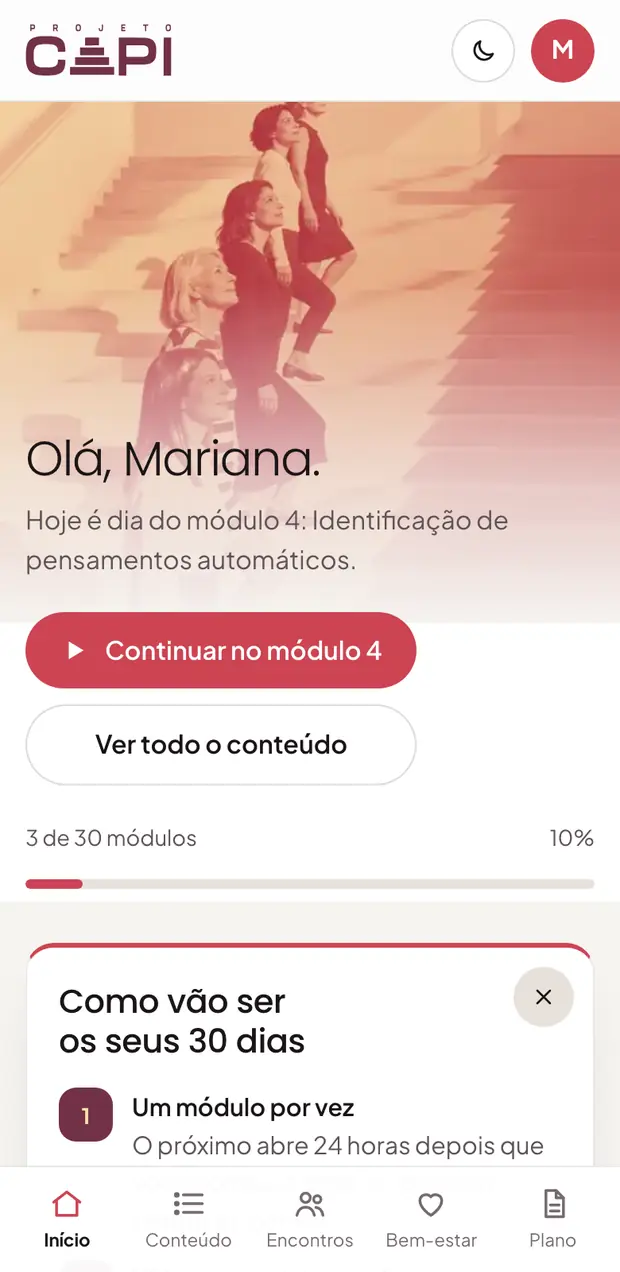
#> input picture assets/img/app-celular-v2.webp, 620 x 1272 px, given in place of pg1-000.png, which was not available
$ python build_assets.py ../assets/img/app-celular-v2.webp
#> lines starting #> are read from the running program, lines starting #| are printed output that depends on the picture
"""Gera as imagens WebP do site a partir das imagens extraídas do PGE 1 (pdfimages).
Uso: python3 tools/build_assets.py <pasta_com_pgN-000.png>"""
import sys, os
from PIL import Image
src = sys.argv[1]
out = os.path.join(os.path.dirname(__file__), '..', 'assets', 'img')
os.makedirs(out, exist_ok=True)

def load(name):
#> called with name = 'pg1-000.png'
    return Image.open(os.path.join(src, name)).convert('RGB')
#> returned value is the input picture: PIL image 620x1272 RGB; mean R, G, B 235.1, 209.6, 202.9

def save(im, name, w, q=72):
    h = round(im.height * w / im.width)
    im.resize((w, h), Image.LANCZOS).save(os.path.join(out, name), 'WEBP', quality=q, method=6)
    print(name, w, h, os.path.getsize(os.path.join(out, name)) // 1024, 'KB')

# Capa: três rostos, sem o logo (logo começa em ~y=1080)
capa = load('pg1-000.png').crop((0, 0, 1240, 1060))
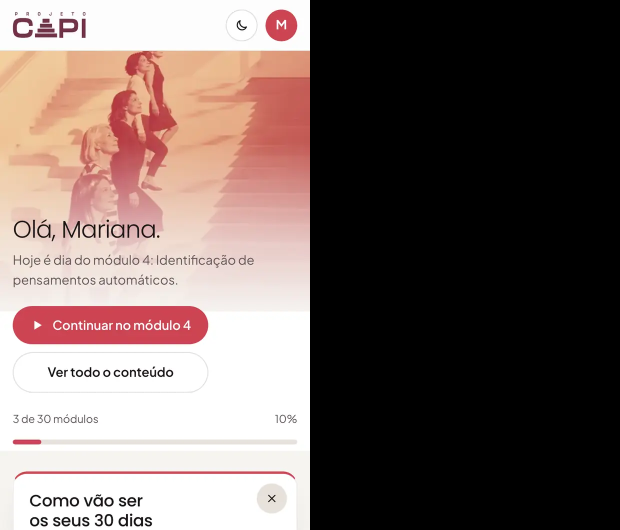
#> capa: PIL image 1240x1060 RGB (shown at 1/2 size); mean R, G, B 116.7, 101.6, 97.6
save(capa, 'hero-d.webp', 1240, 70)
#| hero-d.webp 1240 1060 25 KB
save(capa.crop((170, 0, 1053, 1060)), 'hero-m.webp', 720, 68)
#> call 2 of save, with name = 'hero-m.webp', w = 720, q = 68
#> in save (call 2), `im.resize((w, h), Image.LANCZOS).save(os.path.join(out, name), 'WEBP',..`:
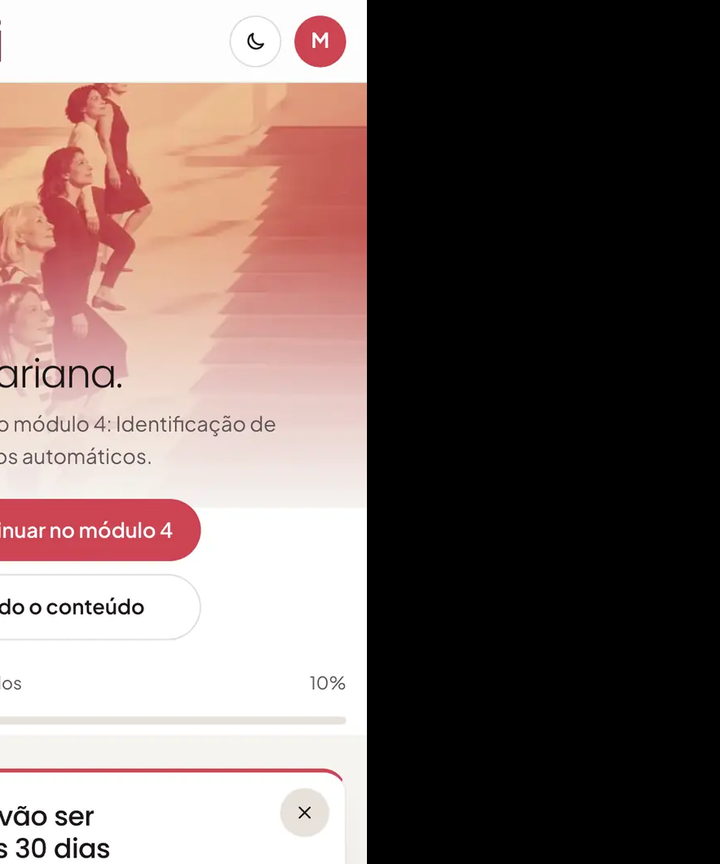
#> saved as hero-m.webp: PIL image 720x864 RGB; mean R, G, B 119, 102.8, 99.3
#| hero-m.webp 720 864 12 KB
save(capa.crop((170, 0, 1053, 1060)), 'hero-s.webp', 480, 66)
#| hero-s.webp 480 576 7 KB

# Aberturas de capítulo: o logo fica entre ~15% e 29% da altura; recortar abaixo
def below(name):
#> called with name = 'pg91-000.png'
    im = load(name)
#> call 2 of load, with name = 'pg91-000.png'
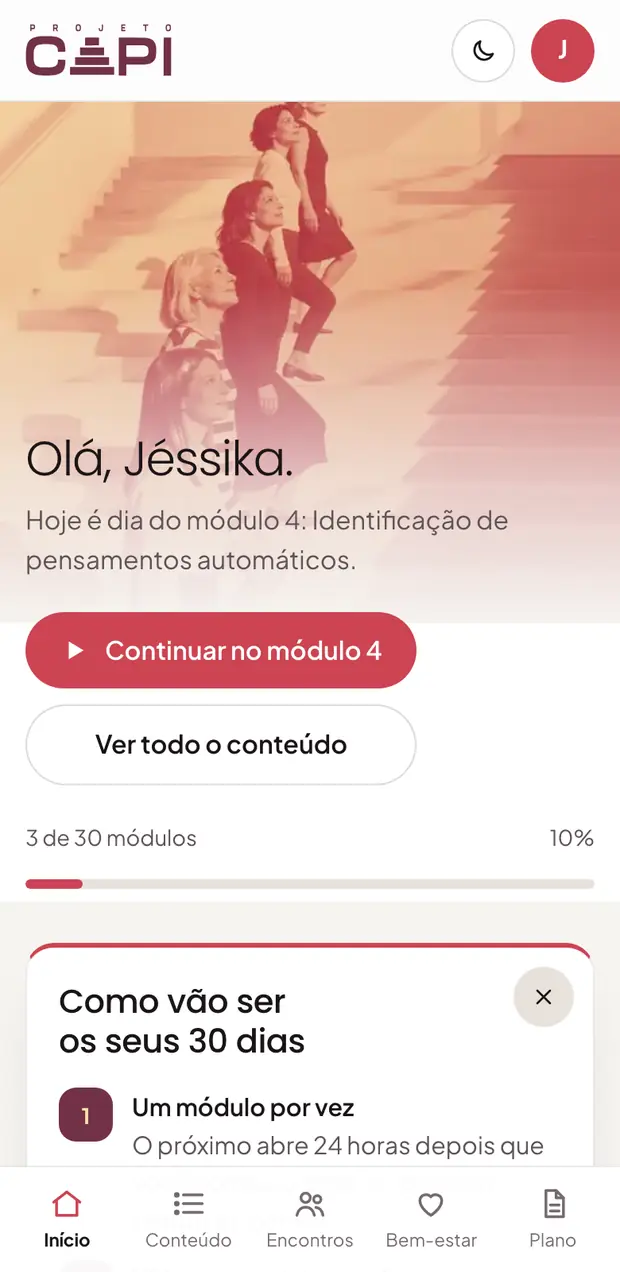
#> input picture assets/img/app-celular-v3.webp, 620 x 1272 px, given in place of pg91-000.png, which was not available
#> in load, returned value is the input picture: PIL image 620x1272 RGB; mean R, G, B 235.1, 209.6, 203
    return im.crop((0, int(im.height * 0.31), im.width, im.height))
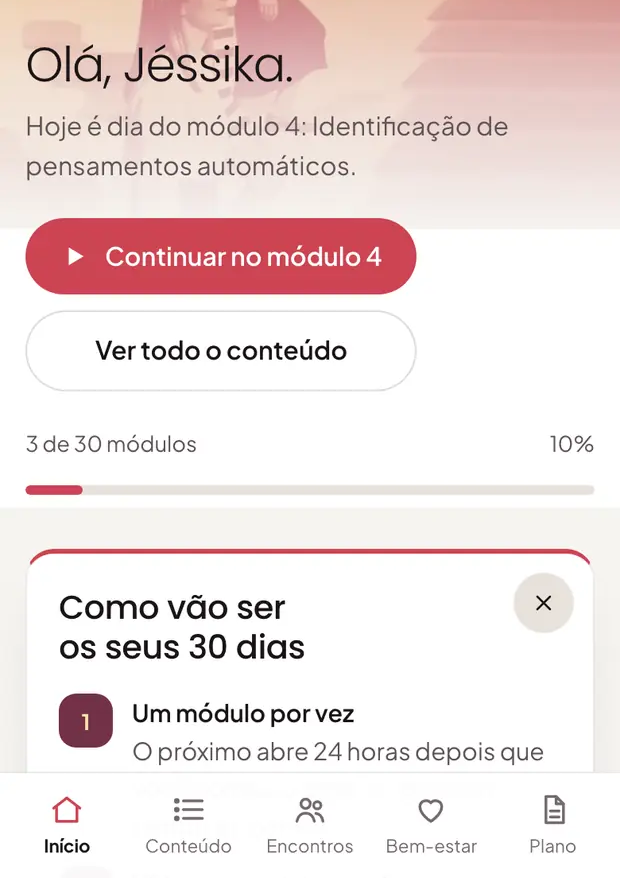
#> returned value: PIL image 620x878 RGB; mean R, G, B 238.9, 224.9, 223.7

esc = {'pg91': 'escada-inicio', 'pg45': 'escada-triangulo', 'pg21': 'escada-passos', 'pg117': 'escada-turma'}
for pg, nome in esc.items():
    im = below(pg + '-000.png')
    save(im, nome + '.webp', 900, 70)
#> call 4 of save, with name = 'escada-inicio.webp', w = 900, q = 70
#> in save (call 4), `im.resize((w, h), Image.LANCZOS).save(os.path.join(out, name), 'WEBP',..`:
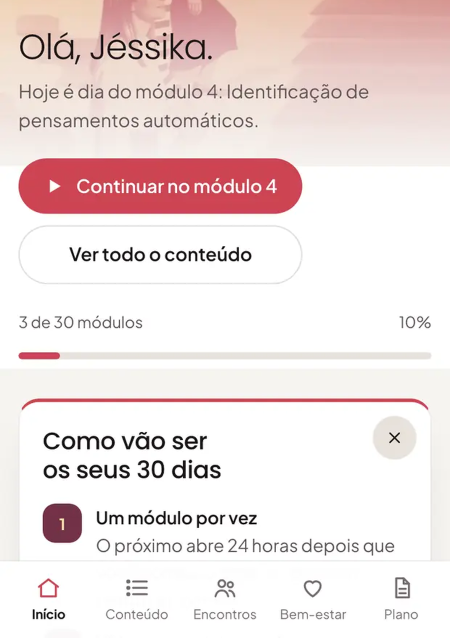
#> saved as escada-inicio.webp: PIL image 900x1275 RGB (shown at 1/2 size); mean R, G, B 238.8, 224.8, 223.6
#| escada-inicio.webp 900 1275 31 KB
    save(im, nome + '-s.webp', 520, 68)
#> in save (call 5), `im.resize((w, h), Image.LANCZOS).save(os.path.join(out, name), 'WEBP',..`:
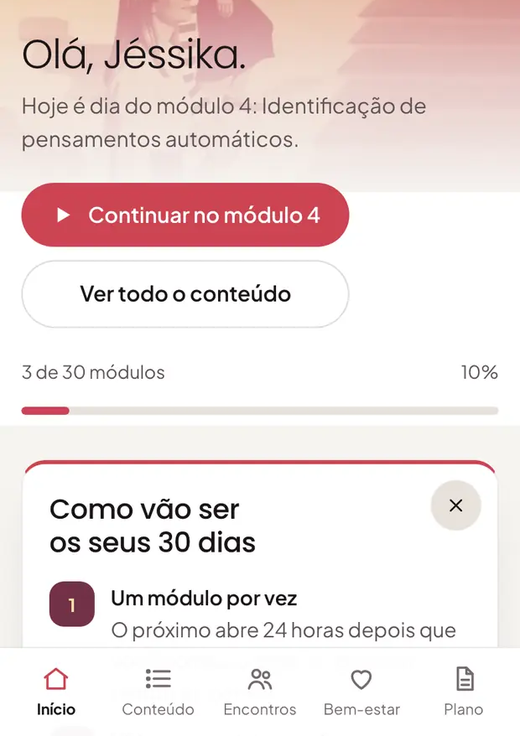
#> saved as escada-inicio-s.webp: PIL image 520x736 RGB; mean R, G, B 238.8, 224.8, 223.6
#| escada-inicio-s.webp 520 736 19 KB
#> (the run stopped early here; a loop or call above may not have finished)
